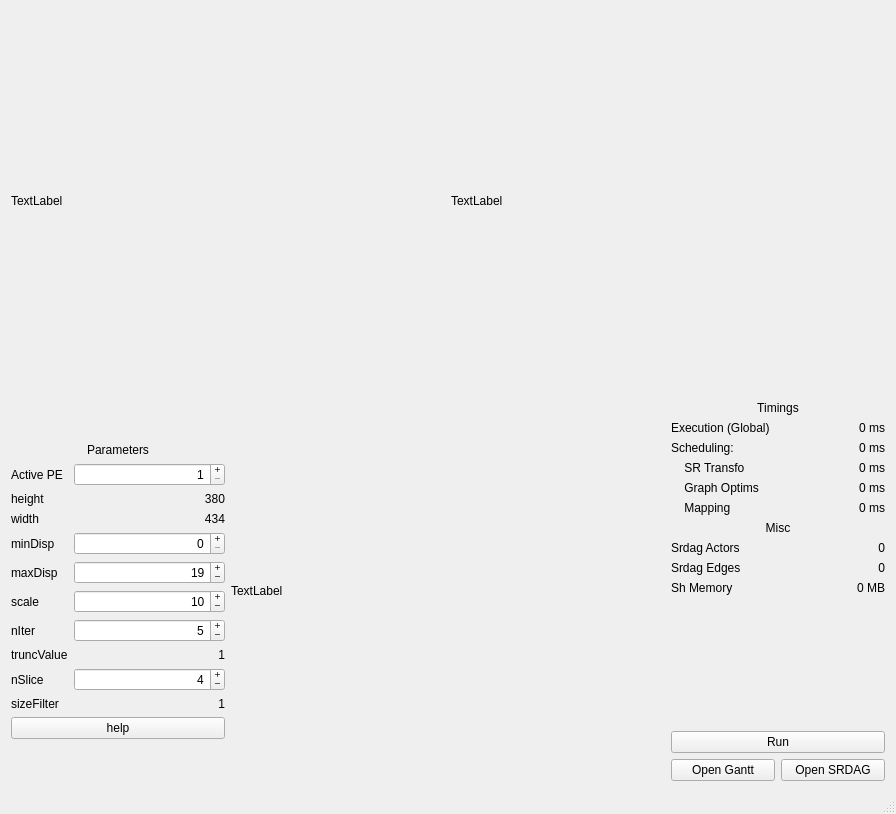
<?xml version="1.0" encoding="UTF-8"?>
<ui version="4.0">
 <class>DemoStereo</class>
 <widget class="QMainWindow" name="DemoStereo">
  <property name="geometry">
   <rect>
    <x>0</x>
    <y>0</y>
    <width>894</width>
    <height>813</height>
   </rect>
  </property>
  <property name="windowTitle">
   <string>DemoStereo</string>
  </property>
  <widget class="QWidget" name="centralWidget">
   <layout class="QVBoxLayout" name="verticalLayout">
    <item>
     <layout class="QHBoxLayout" name="highPanel">
      <property name="sizeConstraint">
       <enum>QLayout::SetMinimumSize</enum>
      </property>
      <property name="bottomMargin">
       <number>4</number>
      </property>
      <item>
       <widget class="QLabel" name="imageL">
        <property name="minimumSize">
         <size>
          <width>434</width>
          <height>380</height>
         </size>
        </property>
        <property name="text">
         <string>TextLabel</string>
        </property>
       </widget>
      </item>
      <item>
       <widget class="QLabel" name="imageR">
        <property name="minimumSize">
         <size>
          <width>434</width>
          <height>380</height>
         </size>
        </property>
        <property name="text">
         <string>TextLabel</string>
        </property>
       </widget>
      </item>
     </layout>
    </item>
    <item>
     <layout class="QHBoxLayout" name="lowPanel">
      <property name="sizeConstraint">
       <enum>QLayout::SetDefaultConstraint</enum>
      </property>
      <item>
       <layout class="QFormLayout" name="settingsForm">
        <property name="fieldGrowthPolicy">
         <enum>QFormLayout::AllNonFixedFieldsGrow</enum>
        </property>
        <property name="formAlignment">
         <set>Qt::AlignRight|Qt::AlignTrailing|Qt::AlignVCenter</set>
        </property>
        <item row="1" column="0">
         <widget class="QLabel" name="label">
          <property name="text">
           <string>Active PE</string>
          </property>
         </widget>
        </item>
        <item row="1" column="1">
         <widget class="QSpinBox" name="nPe">
          <property name="alignment">
           <set>Qt::AlignRight|Qt::AlignTrailing|Qt::AlignVCenter</set>
          </property>
          <property name="buttonSymbols">
           <enum>QAbstractSpinBox::PlusMinus</enum>
          </property>
          <property name="minimum">
           <number>1</number>
          </property>
          <property name="value">
           <number>1</number>
          </property>
         </widget>
        </item>
        <item row="2" column="0">
         <widget class="QLabel" name="label_17">
          <property name="text">
           <string>height</string>
          </property>
         </widget>
        </item>
        <item row="2" column="1">
         <widget class="QLabel" name="height">
          <property name="text">
           <string>380</string>
          </property>
          <property name="alignment">
           <set>Qt::AlignRight|Qt::AlignTrailing|Qt::AlignVCenter</set>
          </property>
         </widget>
        </item>
        <item row="3" column="0">
         <widget class="QLabel" name="label_2">
          <property name="text">
           <string>width</string>
          </property>
         </widget>
        </item>
        <item row="3" column="1">
         <widget class="QLabel" name="width">
          <property name="text">
           <string>434</string>
          </property>
          <property name="alignment">
           <set>Qt::AlignRight|Qt::AlignTrailing|Qt::AlignVCenter</set>
          </property>
         </widget>
        </item>
        <item row="4" column="0">
         <widget class="QLabel" name="label_18">
          <property name="text">
           <string>minDisp</string>
          </property>
         </widget>
        </item>
        <item row="4" column="1">
         <widget class="QSpinBox" name="minDisp">
          <property name="alignment">
           <set>Qt::AlignRight|Qt::AlignTrailing|Qt::AlignVCenter</set>
          </property>
          <property name="buttonSymbols">
           <enum>QAbstractSpinBox::PlusMinus</enum>
          </property>
         </widget>
        </item>
        <item row="5" column="0">
         <widget class="QLabel" name="label_19">
          <property name="text">
           <string>maxDisp</string>
          </property>
         </widget>
        </item>
        <item row="5" column="1">
         <widget class="QSpinBox" name="maxDisp">
          <property name="alignment">
           <set>Qt::AlignRight|Qt::AlignTrailing|Qt::AlignVCenter</set>
          </property>
          <property name="buttonSymbols">
           <enum>QAbstractSpinBox::PlusMinus</enum>
          </property>
          <property name="minimum">
           <number>1</number>
          </property>
          <property name="maximum">
           <number>29</number>
          </property>
          <property name="value">
           <number>19</number>
          </property>
         </widget>
        </item>
        <item row="6" column="0">
         <widget class="QLabel" name="label_22">
          <property name="text">
           <string>scale</string>
          </property>
         </widget>
        </item>
        <item row="7" column="0">
         <widget class="QLabel" name="label_21">
          <property name="text">
           <string>nIter</string>
          </property>
         </widget>
        </item>
        <item row="7" column="1">
         <widget class="QSpinBox" name="nIter">
          <property name="alignment">
           <set>Qt::AlignRight|Qt::AlignTrailing|Qt::AlignVCenter</set>
          </property>
          <property name="buttonSymbols">
           <enum>QAbstractSpinBox::PlusMinus</enum>
          </property>
          <property name="minimum">
           <number>1</number>
          </property>
          <property name="maximum">
           <number>20</number>
          </property>
          <property name="value">
           <number>5</number>
          </property>
         </widget>
        </item>
        <item row="8" column="0">
         <widget class="QLabel" name="label_20">
          <property name="text">
           <string>truncValue</string>
          </property>
         </widget>
        </item>
        <item row="8" column="1">
         <widget class="QLabel" name="truncValue">
          <property name="text">
           <string>1</string>
          </property>
          <property name="alignment">
           <set>Qt::AlignRight|Qt::AlignTrailing|Qt::AlignVCenter</set>
          </property>
         </widget>
        </item>
        <item row="9" column="0">
         <widget class="QLabel" name="label_23">
          <property name="text">
           <string>nSlice</string>
          </property>
         </widget>
        </item>
        <item row="9" column="1">
         <widget class="QSpinBox" name="nSlice">
          <property name="alignment">
           <set>Qt::AlignRight|Qt::AlignTrailing|Qt::AlignVCenter</set>
          </property>
          <property name="buttonSymbols">
           <enum>QAbstractSpinBox::PlusMinus</enum>
          </property>
          <property name="minimum">
           <number>1</number>
          </property>
          <property name="maximum">
           <number>20</number>
          </property>
          <property name="value">
           <number>4</number>
          </property>
         </widget>
        </item>
        <item row="10" column="0">
         <widget class="QLabel" name="label_24">
          <property name="text">
           <string>sizeFilter</string>
          </property>
         </widget>
        </item>
        <item row="10" column="1">
         <widget class="QLabel" name="sizeFilter">
          <property name="text">
           <string>1</string>
          </property>
          <property name="alignment">
           <set>Qt::AlignRight|Qt::AlignTrailing|Qt::AlignVCenter</set>
          </property>
         </widget>
        </item>
        <item row="0" column="0" colspan="2">
         <widget class="QLabel" name="label_29">
          <property name="text">
           <string>Parameters</string>
          </property>
          <property name="alignment">
           <set>Qt::AlignCenter</set>
          </property>
         </widget>
        </item>
        <item row="6" column="1">
         <widget class="QSpinBox" name="scale">
          <property name="alignment">
           <set>Qt::AlignRight|Qt::AlignTrailing|Qt::AlignVCenter</set>
          </property>
          <property name="buttonSymbols">
           <enum>QAbstractSpinBox::PlusMinus</enum>
          </property>
          <property name="minimum">
           <number>1</number>
          </property>
          <property name="maximum">
           <number>256</number>
          </property>
          <property name="value">
           <number>10</number>
          </property>
         </widget>
        </item>
        <item row="11" column="0" colspan="2">
         <widget class="QPushButton" name="buttonHelp">
          <property name="text">
           <string>help</string>
          </property>
         </widget>
        </item>
       </layout>
      </item>
      <item>
       <widget class="QLabel" name="imageDepth">
        <property name="minimumSize">
         <size>
          <width>434</width>
          <height>380</height>
         </size>
        </property>
        <property name="text">
         <string>TextLabel</string>
        </property>
       </widget>
      </item>
      <item>
       <layout class="QVBoxLayout" name="execPanel">
        <item>
         <layout class="QFormLayout" name="formLayout">
          <property name="sizeConstraint">
           <enum>QLayout::SetMaximumSize</enum>
          </property>
          <property name="fieldGrowthPolicy">
           <enum>QFormLayout::AllNonFixedFieldsGrow</enum>
          </property>
          <item row="0" column="0" colspan="2">
           <widget class="QLabel" name="label_6">
            <property name="text">
             <string>Timings</string>
            </property>
            <property name="alignment">
             <set>Qt::AlignCenter</set>
            </property>
           </widget>
          </item>
          <item row="1" column="0">
           <widget class="QLabel" name="label_3">
            <property name="text">
             <string>Execution (Global)</string>
            </property>
           </widget>
          </item>
          <item row="2" column="0">
           <widget class="QLabel" name="label_4">
            <property name="text">
             <string>Scheduling:</string>
            </property>
           </widget>
          </item>
          <item row="3" column="0">
           <widget class="QLabel" name="label_5">
            <property name="text">
             <string>    SR Transfo</string>
            </property>
           </widget>
          </item>
          <item row="6" column="0" colspan="2">
           <widget class="QLabel" name="label_7">
            <property name="text">
             <string>Misc</string>
            </property>
            <property name="alignment">
             <set>Qt::AlignCenter</set>
            </property>
           </widget>
          </item>
          <item row="7" column="0">
           <widget class="QLabel" name="label_8">
            <property name="text">
             <string>Srdag Actors</string>
            </property>
           </widget>
          </item>
          <item row="9" column="0">
           <widget class="QLabel" name="label_9">
            <property name="text">
             <string>Sh Memory</string>
            </property>
           </widget>
          </item>
          <item row="5" column="0">
           <widget class="QLabel" name="label_10">
            <property name="text">
             <string>    Mapping</string>
            </property>
           </widget>
          </item>
          <item row="1" column="1">
           <widget class="QLabel" name="execTime">
            <property name="text">
             <string>0 ms</string>
            </property>
            <property name="alignment">
             <set>Qt::AlignRight|Qt::AlignTrailing|Qt::AlignVCenter</set>
            </property>
           </widget>
          </item>
          <item row="2" column="1">
           <widget class="QLabel" name="schedTime">
            <property name="text">
             <string>0 ms</string>
            </property>
            <property name="alignment">
             <set>Qt::AlignRight|Qt::AlignTrailing|Qt::AlignVCenter</set>
            </property>
           </widget>
          </item>
          <item row="3" column="1">
           <widget class="QLabel" name="graphTime">
            <property name="text">
             <string>0 ms</string>
            </property>
            <property name="alignment">
             <set>Qt::AlignRight|Qt::AlignTrailing|Qt::AlignVCenter</set>
            </property>
           </widget>
          </item>
          <item row="5" column="1">
           <widget class="QLabel" name="mapTime">
            <property name="text">
             <string>0 ms</string>
            </property>
            <property name="alignment">
             <set>Qt::AlignRight|Qt::AlignTrailing|Qt::AlignVCenter</set>
            </property>
           </widget>
          </item>
          <item row="7" column="1">
           <widget class="QLabel" name="nSrdagActors">
            <property name="text">
             <string>0</string>
            </property>
            <property name="alignment">
             <set>Qt::AlignRight|Qt::AlignTrailing|Qt::AlignVCenter</set>
            </property>
           </widget>
          </item>
          <item row="9" column="1">
           <widget class="QLabel" name="shMem">
            <property name="text">
             <string>0 MB</string>
            </property>
            <property name="alignment">
             <set>Qt::AlignRight|Qt::AlignTrailing|Qt::AlignVCenter</set>
            </property>
           </widget>
          </item>
          <item row="4" column="0">
           <widget class="QLabel" name="label_11">
            <property name="text">
             <string>    Graph Optims</string>
            </property>
           </widget>
          </item>
          <item row="4" column="1">
           <widget class="QLabel" name="optimTime">
            <property name="text">
             <string>0 ms</string>
            </property>
            <property name="alignment">
             <set>Qt::AlignRight|Qt::AlignTrailing|Qt::AlignVCenter</set>
            </property>
           </widget>
          </item>
          <item row="8" column="0">
           <widget class="QLabel" name="label_12">
            <property name="text">
             <string>Srdag Edges</string>
            </property>
           </widget>
          </item>
          <item row="8" column="1">
           <widget class="QLabel" name="nSrdagEdges">
            <property name="text">
             <string>0</string>
            </property>
            <property name="alignment">
             <set>Qt::AlignRight|Qt::AlignTrailing|Qt::AlignVCenter</set>
            </property>
           </widget>
          </item>
         </layout>
        </item>
        <item>
         <widget class="QPushButton" name="buttonRun">
          <property name="text">
           <string>Run</string>
          </property>
         </widget>
        </item>
        <item>
         <layout class="QHBoxLayout" name="horizontalLayout">
          <property name="sizeConstraint">
           <enum>QLayout::SetMinimumSize</enum>
          </property>
          <item>
           <widget class="QPushButton" name="buttonGantt">
            <property name="text">
             <string>Open Gantt</string>
            </property>
            <property name="flat">
             <bool>false</bool>
            </property>
           </widget>
          </item>
          <item>
           <widget class="QPushButton" name="buttonSrdag">
            <property name="text">
             <string>Open SRDAG</string>
            </property>
            <property name="flat">
             <bool>false</bool>
            </property>
           </widget>
          </item>
         </layout>
        </item>
       </layout>
      </item>
     </layout>
    </item>
   </layout>
  </widget>
  <widget class="QStatusBar" name="statusBar"/>
 </widget>
 <layoutdefault spacing="6" margin="11"/>
 <resources/>
 <connections/>
</ui>
